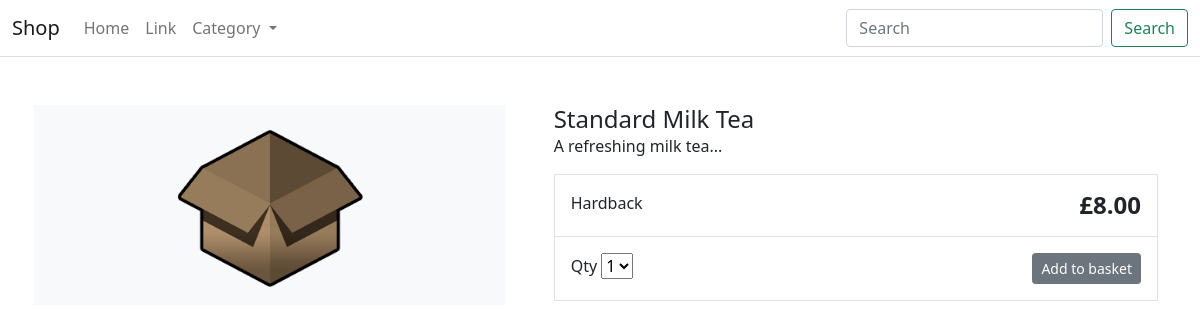
/products/standard-milk-tea/, run on the app's committed database.
### store/models.py (models this page shows, shortened)
class Product(models.Model):
    category = models.ForeignKey(Category, related_name='product', on_delete=models.CASCADE)
    created_by = models.ForeignKey(User, on_delete=models.CASCADE, related_name='product_creator')
    title = models.CharField(max_length=255)
    description = models.TextField(blank=True)
    image = models.ImageField(upload_to='images/')
    slug = models.SlugField(max_length=255, unique=True)
    price = models.DecimalField(max_digits=4, decimal_places=2)
    in_stock = models.BooleanField(default=True)
    is_active = models.BooleanField(default=True)
    created = models.DateTimeField(auto_now_add=True)
    updated = models.DateTimeField(auto_now=True)
    class Meta:
        verbose_name_plural = 'Products'
        ordering = ('-created',)

### store/views.py (the view)
# urls.py: path('products/<slug:slug>/', views.product_detail, name="product_detail"),
def product_detail(request, slug):
    product = get_object_or_404(Product , slug=slug, in_stock=True)
    return render(request, 'store/products/detail.html', {'product': product})

### store/models.py (called while the page is built)
    def get_absolute_url(self):
        return reverse('store:category_list', args=[self.slug])

### store/views.py (called while the page is built)
def categories(request):
    return {
        'categories' : Category.objects.all()
    }

### templates/store/products/detail.html (shortened to what this page needs)
{% extends "store/base.html" %}
{% load static %}
{% block content %}
<div class="container">
    <main class="pt-5">
        <div class="row g-3">
            <div class="col-md-5 col-lg-5 order-md-first bg-light">
                <img class="img-fluid mx-auto d-block" width="200px" alt="Responsive image" src="{{ product.image.url }}">
            </div>
            <div class="col-md-7 col-lg-7 ps-md-3 ps-lg-5">
                <h1 class="mb-0 h4">{{ product.title }}</h1>
                <p>{{ product.description|slice:":355" }}...</p>
                <div class="border">
                    <div class="col border-bottom">
                        <div class="row p-3">
                            <div class="col-6">Hardback</div>
                            <div class="col-6 text-end"><span class="h4 fw-bold">£{{ product.price }}</span></div>
                        </div>
                    </div>
                    <div class="col">
                        <div class="row p-3">
                            <div class="col-6">
                                <label for="select">Qty</label>
                                <select id="select">
                                    <option value="">1</option>
                                </select>
                            </div>
                            <div class="col-6 text-end"><button type="button" class="btn btn-secondary btn-sm">Add to
                                    basket</button></div>
                        </div>
                    </div>
                </div>
            </div>
        </div>
    </main>
</div>
{% endblock %}

### data on the page
Product: image (placeholder picture), title "Standard Milk Tea", description "A refreshing milk tea", price "8.00"
